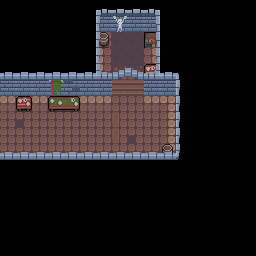

Rendered tile map (Tiled .tmx) drawn with the repository's tilesets; below, a short description and the full map source, tile grids included:
An orthogonal 16x16 tile map with 16x16 px tiles, 3 tile layers (Background, Midground, Foreground), 2 tilesets and 6 objects (4x Torch, Player, Door).

<map version="1.2" tiledversion="1.3.4" orientation="orthogonal" renderorder="right-down" width="16" height="16" tilewidth="16" tileheight="16" infinite="0" nextlayerid="6" nextobjectid="29">
 <editorsettings>
  <export target="../assets/maps/hub/270/0.json" format="json" />
 </editorsettings>
 <tileset firstgid="1" name="tilemap" tilewidth="16" tileheight="16" tilecount="72" columns="9">
  <image source="../assets/tilemap.png" width="144" height="128" />
 </tileset>
 <tileset firstgid="73" name="sprite" tilewidth="16" tileheight="16" tilecount="252" columns="28">
  <image source="../assets/spritesheet.png" width="448" height="144" />
 </tileset>
 <layer id="2" name="Background" width="16" height="16">
  <data encoding="csv">
0,0,0,0,0,0,0,0,0,0,0,0,0,0,0,0,
0,0,0,0,0,0,43,43,43,43,0,0,0,0,0,0,
0,0,0,0,0,0,25,24,24,27,0,0,0,0,0,0,
0,0,0,0,0,0,25,24,24,27,0,0,0,0,0,0,
0,0,0,0,0,0,25,32,32,27,0,0,0,0,0,0,
44,43,43,43,52,43,43,28,28,43,43,0,0,0,0,0,
17,17,17,17,17,17,17,12,12,17,18,0,0,0,0,0,
12,21,12,12,12,12,12,22,12,12,27,0,0,0,0,0,
12,12,12,12,12,12,12,22,21,12,27,0,0,0,0,0,
12,12,12,12,12,12,12,12,12,12,27,0,0,0,0,0,
0,0,0,0,0,0,0,0,0,0,0,0,0,0,0,0,
0,0,0,0,0,0,0,0,0,0,0,0,0,0,0,0,
0,0,0,0,0,0,0,0,0,0,0,0,0,0,0,0,
0,0,0,0,0,0,0,0,0,0,0,0,0,0,0,0,
0,0,0,0,0,0,0,0,0,0,0,0,0,0,0,0,
0,0,0,0,0,0,0,0,0,0,0,0,0,0,0,0
</data>
 </layer>
 <layer id="3" name="Midground" width="16" height="16">
  <data encoding="csv">
0,0,0,0,0,37,37,37,37,37,37,0,0,0,0,0,
0,0,0,0,0,37,0,14,0,0,37,0,0,0,0,0,
0,0,0,0,0,37,2,0,0,3,37,0,0,0,0,0,
0,0,0,0,0,37,0,0,0,0,37,0,0,0,0,0,
37,37,37,37,37,37,0,0,0,15,37,37,0,0,0,0,
0,0,0,4,0,0,37,0,0,37,0,37,0,0,0,0,
0,15,0,10,11,0,0,0,0,0,0,37,0,0,0,0,
0,0,0,0,0,0,0,0,0,0,0,37,0,0,0,0,
0,0,0,0,0,0,0,0,0,0,0,37,0,0,0,0,
0,0,0,0,0,0,0,0,0,0,2,37,0,0,0,0,
37,37,37,37,37,37,37,37,37,37,37,37,0,0,0,0,
0,0,0,0,0,0,0,0,0,0,0,0,0,0,0,0,
0,0,0,0,0,0,0,0,0,0,0,0,0,0,0,0,
0,0,0,0,0,0,0,0,0,0,0,0,0,0,0,0,
0,0,0,0,0,0,0,0,0,0,0,0,0,0,0,0,
0,0,0,0,0,0,0,0,0,0,0,0,0,0,0,0
</data>
 </layer>
 <objectgroup id="4" name="Sprites">
  <object id="6" name="Torch" gid="163" x="129.121" y="31.5492" width="16" height="16" />
  <object id="24" name="Torch" gid="163" x="70.0997" y="95.1393" width="16" height="16" />
  <object id="25" name="Torch" gid="163" x="17.0396" y="95.4374" width="16" height="16" />
  <object id="26" name="Torch" gid="163" x="157.142" y="96.6297" width="16" height="16" />
  <object id="27" name="Player" gid="213" x="119.881" y="56.0894" width="16" height="16" />
  <object id="28" name="Door" gid="297" x="111.881" y="96.082" width="32" height="32" />
 </objectgroup>
 <layer id="5" name="Foreground" width="16" height="16">
  <data encoding="csv">
0,0,0,0,0,0,56,57,57,60,0,0,0,0,0,0,
0,0,0,0,0,0,49,0,0,50,0,0,0,0,0,0,
0,0,0,0,0,0,49,0,0,50,0,0,0,0,0,0,
0,0,0,0,0,0,49,0,0,50,0,0,0,0,0,0,
66,66,66,66,66,66,65,62,63,69,66,40,0,0,0,0,
0,0,0,0,0,0,0,0,0,0,0,49,0,0,0,0,
0,0,0,0,0,0,0,0,0,0,0,49,0,0,0,0,
0,0,0,0,0,0,0,0,0,0,0,49,0,0,0,0,
0,0,0,0,0,0,0,0,0,0,0,49,0,0,0,0,
66,66,66,66,66,66,66,66,66,66,66,58,0,0,0,0,
0,0,0,0,0,0,0,0,0,0,0,0,0,0,0,0,
0,0,0,0,0,0,0,0,0,0,0,0,0,0,0,0,
0,0,0,0,0,0,0,0,0,0,0,0,0,0,0,0,
0,0,0,0,0,0,0,0,0,0,0,0,0,0,0,0,
0,0,0,0,0,0,0,0,0,0,0,0,0,0,0,0,
0,0,0,0,0,0,0,0,0,0,0,0,0,0,0,0
</data>
 </layer>
</map>
